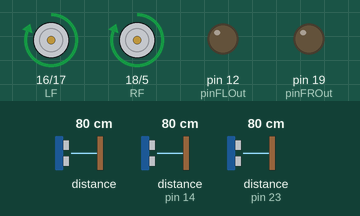
The sketch below on a simulated Arduino Mega 2560, built with avr-gcc and run on an emulated ATmega2560. Shown: motor-driver pin pairs drawn as motors (green arrow = first pin HIGH = forward, orange = second pin HIGH = backward, longer = more drive), output pins drawn as LEDs (lit = HIGH). The test bench sets the inputs (shaded band); at power-on: distance to the obstacle 80 cm, distance to the obstacle (sensors on pin 14, pin 23) 80 cm. The echo pulse lasts 58.3 µs per cm.

Above: at 2.0 s.
2.1 s: distance to the obstacle (sensor 0) set to 73 cm
5.6 s: distance to the obstacle (sensor 0) set to 65 cm
At 6.6 s:
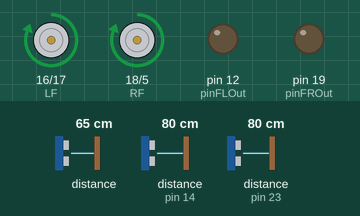
7.3 s: distance to the obstacle (sensor 0) set to 120 cm
At 7.52 s:
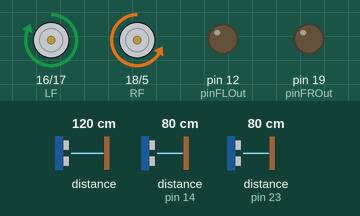
11.8 s: distance to the obstacle (sensor 0) set to 2 cm
At 12.6 s:
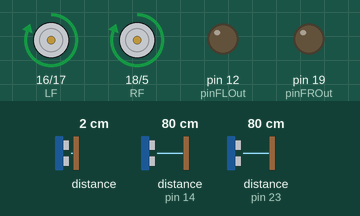
13.5 s: distance to the obstacle (sensor on pin 14) set to 22 cm
15.2 s: distance to the obstacle (sensor on pin 14) set to 18 cm
At 15.5 s:
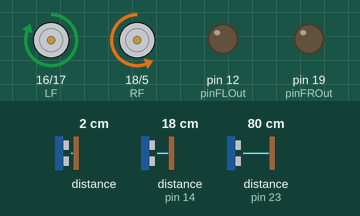
Timing chart, 0 to 19.7 s (numbered marks = the images above; inputs shaded):
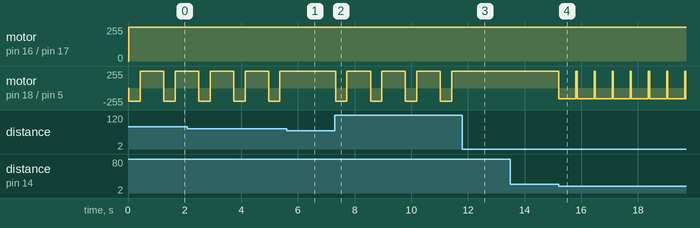

Measured:
- the behaviour switches between 71 and 70 cm on distance to the obstacle (sensor 0) (found by bisection; images 0 and 1)
- the behaviour switches between 21 and 20 cm on distance to the obstacle (sensor on pin 14) (found by bisection; images 3 and 4)
- after the input at 5.6 s, motor on pin 18 (RF) / pin 5 (RB): stays forward 255/255 (without the input it goes to backward 200/255 after 0.60 s)
- after the input at 7.3 s, motor on pin 18 (RF) / pin 5 (RB): alternates forward 255/255 for 0.83 s and backward 200/255 for 0.40 s, starting at once
- after the input at 11.8 s, motor on pin 18 (RF) / pin 5 (RB): stays forward 255/255 (without the input it goes to backward 200/255 after 0.46 s)
- after the input at 15.2 s, motor on pin 18 (RF) / pin 5 (RB): alternates forward 255/255 for 0.04 s and backward 160/255 for 0.60 s, starting at once
- by itself, motor on pin 18 (RF) / pin 5 (RB): alternates forward 255/255 for 0.83 s and backward 200/255 for 0.40 s

The sketch:

EscapeRoom.ino
```cpp
#include <analogWrite.h>
#include <Adafruit_VL53L0X.h>

// Declares the Lidar sensor
Adafruit_VL53L0X lox = Adafruit_VL53L0X();

// Sonar Pins
// Front Right Sensor for checking walls
const int pinFROut = 19;
const int pinFRIn = 23;
// Front Left Sensor for checking walls
const int pinFLOut = 12;
const int pinFLIn = 14;

// Wheels
const int RB = 5; // Right Back
const int RF = 18; // Right Front
const int LB = 17; // Left Back
const int LF = 16; // Left Front

void setup()
{
  pinMode(pinFROut, OUTPUT); // Sets the pinFROut as an Output
  pinMode(pinFRIn, INPUT); // Sets the pinFRIn as an Input
  pinMode(pinFLOut, OUTPUT); // Sets the pinFLOut as an Output
  pinMode(pinFLIn, INPUT); // Sets the pinFLIn as an Input
  pinMode(RB, OUTPUT); // Sets the RB as an output
  pinMode(RF, OUTPUT); // Sets the RF as an output
  pinMode(LB, OUTPUT); // Sets the LB as an output
  pinMode(LF, OUTPUT); // Sets the LF as an output

  // Stops the code if the lidar isn't working
  if (!lox.begin())
  {
    while(1);
  }
}

void loop()
{
  VL53L0X_RangingMeasurementData_t measure;
  lox.rangingTest(&measure, false);
  // lox = LiDar
  // pinFROut & pinFRIn = checks front-right sensor for walls
  // pinFLOut & pinFLIn = checks front-left sensor for walls
  //
  // RB, RF, LB, LF = engines (right-left, back-front)
  if (measure.RangeStatus != 4) {
    if (measure.RangeMilliMeter > 700)
    {
      drive(0,200,200,0);
      delay(400);
      drive(200,200,0,0);
      delay(800);
    }
    else
    {
      if(sonar(pinFROut, pinFRIn) < 19)
      {
        drive(210, 0, 0, 160);
        delay(600);
        drive(200,200,0,0);
      }
      else if(sonar(pinFLOut, pinFLIn) < 20)
      {
        drive(0, 210, 160, 0);
        delay(600);
        drive(200,200,0,0);
      }
    }
  }
}

// Function that stars or stops the motors based on input speeds
void drive(int RFs, int LFs, int RBs, int LBs)
{
  analogWrite(RF, RFs);
  analogWrite(LF, LFs);
  analogWrite(RB, RBs);
  analogWrite(LB, LBs);
}

// Function that takes two pins and then reads the sonar info from those two pins
double sonar(int pinOut, int pinRead)
{
  // Defines speed of sound and declares local variables
  // The speed of sound is used for calculating the distance
  #define SOUND_SPEED 0.034
  long duration;
  float distanceCm;

  // Clears the pinOut if it was running
  digitalWrite(pinOut, LOW);
  delayMicroseconds(2);

  // Sets the pinOut on HIGH state for 10 micro seconds and then to low again
  digitalWrite(pinOut, HIGH);
  delayMicroseconds(10);
  digitalWrite(pinOut, LOW);

  // Reads the pinRead, returns the sound wave travel time in microseconds
  duration = pulseIn(pinRead, HIGH);

  // Calculate the distance
  distanceCm = duration * SOUND_SPEED/2;

  // Returns the distance in cm
  return distanceCm;
}
```
